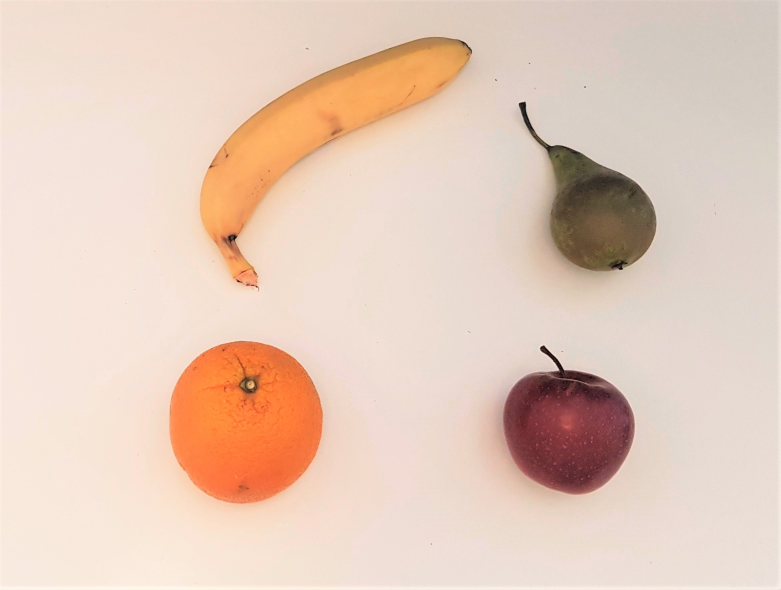
#> input picture fruit.jpg, 2341 x 1770 px (shown at 1/3 size)
$ python source.py
#> lines starting #> are read from the running program, lines starting #| are printed output that depends on the picture; after the words box and inside, x2 and y2 are one past the last pixel; in counts of white or black regions, pixels touching at a corner belong together; long printed decimals are rounded
# -*- coding: utf-8 -*-
"""
Created on Wed Apr 29 00:21:09 2020

@author: Damian Leporis
"""

import cv2
import numpy as np

import platform
print("running at: ",platform.system())


class Fruit:
    """In development, to improve the data organisation. This class contains feaures of detected fruit instance"""
    def __init__(self, contour, contour_area, height_width_ratio, circle_position, circle_r, circularity, label_color, classification):
        self.contour = contour
        self.contour_area = contour_area
        self.height_width_ratio = height_width_ratio
        self.circl_x = circle_position[0]
        self.circl_y = circle_position[1]
        self.circle_r = circle_r
        self.circularity = circularity
        self.label_color = label_color
        self.classification


def resize(source, scale_percent):
    width = int(source.shape[1] * scale_percent / 100)
    height = int(source.shape[0] * scale_percent / 100)
    dsize = (width, height)
    # resize image
    resized = cv2.resize(source, dsize, interpolation = cv2.INTER_CUBIC)
    return resized

def segmentation(image):
    # convert to grayscale
    gray = cv2.cvtColor(image, cv2.COLOR_BGR2GRAY)
    blur = cv2.medianBlur(gray,9)
    # apply threshold to make veggies white and background white
    _, thresholded = cv2.threshold(blur, 193, 255, cv2.THRESH_BINARY_INV)
    # if necessary, apply morphology to reduce noise and close holes
    output = morphology(thresholded)
    return output

def morphology(image):
    kernel = cv2.getStructuringElement(cv2.MORPH_ELLIPSE, (7, 7))
    open_img = cv2.morphologyEx(image, cv2.MORPH_OPEN, kernel)
    kernel = cv2.getStructuringElement(cv2.MORPH_ELLIPSE, (15, 15))
    close_img = cv2.morphologyEx(open_img, cv2.MORPH_CLOSE, kernel)
    return close_img

def featureExtraction(inputImg, originalImg):
    features = {} #dictionary of features
    #find contours from the thresholded image
    contours, hierarchy = cv2.findContours(inputImg, cv2.RETR_TREE, cv2.CHAIN_APPROX_SIMPLE)# can also use cv2.CHAIN_APPROX_NONE
   #iterate through found contours
    for contour in range(len(contours)):
        # only shapes with specific aea will be considered
        if 10 ** 4 < cv2.contourArea(contours[contour]) < 10 ** 7:
            #find the minimum area rectangle which touches the object contours from oustide
            minBox = cv2.minAreaRect(contours[contour])
            #find ratio between the "width" and "length" of the fruit
            ratio = min(minBox[1]) / max(minBox[1])

            # The smaller the ratio, the longer the veggie
            if ratio < .25:
                features.setdefault(contour, "cucumber")
            elif ratio < .5:
                features.setdefault(contour, "banana")

            # here is more round fruit

            else:
                # we can use minimum area circle drawn around the object boundries
                radius = max(minBox[1])/2
                circle_area = np.pi * radius * radius
                shape_area = cv2.contourArea(contours[contour])
                #circularity is a ratio of the circle ant the actual area of fruit
                #perfectly circular fruit would have circularity == 1
                circularity = shape_area /circle_area
                #categorise fruit based on the circularity
                if circularity > .9:
                    features.setdefault(contour, "orange")
                elif circularity > .7:
                    features.setdefault(contour, "apple")
                else:
                    features.setdefault(contour, "pear")
                print("Circularity index of ", features.get(contour)," is ", circularity)
            print("Width to length ratio of", features.get(contour)," is ", ratio,"\n")

    print("features: ", features)
    return features, contours

def showLabels(image, featureDict, contours):
    """This function changes the color value accurding to the feature classification.
    Then it draws contours of the given fruit with this color"""
    #iterate through feature dictionary items
    for entry in featureDict:
        print(featureDict.get(entry))
        if featureDict.get(entry) == "carrot":
            col  = (49,96,226)  # 8bit  [0-255] values representing blue; green; red (BGR) colors
        elif featureDict.get(entry) == "cucumber":
            col = (0, 255, 0)
        elif featureDict.get(entry) == "banana":
            col = (0, 215,255)
        elif featureDict.get(entry) == "pear":
            col = (0,255, 126)
        elif featureDict.get(entry) == "apple":
            col = ( 0, 0,255)
        elif featureDict.get(entry) == "orange":
            col = ( 200,165,0)
        elif featureDict.get(entry) == "pepper":
            col = (239,69,19)
        else:
            # if a entry in the dictionary is not correctly identified,
            # the function returns false without ever printing the contours in the image
            raise Exception("printContours: A entry in the dictionary is not correctly identified")
        # Draws the contour with index "entry" in the list "contours"
        cv2.drawContours(image, contours, entry, col, 5) #5 is the line thickness


def showImages(array):
    cv2.startWindowThread()

    for i in range(0, len(array[0])):
        #cv2.imshow(caption, image)
        cv2.imshow(array[0][i], array[1][i])
        print("showed img ", i)

    cv2.waitKey(0)
    cv2.destroyAllWindows()
    cv2.waitKey(1)
    return

def main():
    showArr = [] #list that storesimages that will be displayed
    #add sublists
    showArr.append([]) #this will store image window caption
    showArr.append([]) #this will store images themselves

    # To see all steps: True; To hide the steps: False
    showSteps = False

    #image aquisition has been done by a phone camera, Samsung Galaxy S8
    img = cv2.imread('fruit.jpg', cv2.IMREAD_UNCHANGED)
#> img is the input picture: shape (1770, 2341, 3); mean B, G, R 187.8, 203.8, 229.5
    if showSteps == True:
        showArr[0].append("raw image")
        showArr[1].append(img)

    #resize picture
    imgR = resize(img,40) #2nd argument is percentage of new image size to the original one
#> in resize, `resized = cv2.resize(source, dsize, interpolation = cv2.INTER_CUBIC)`:
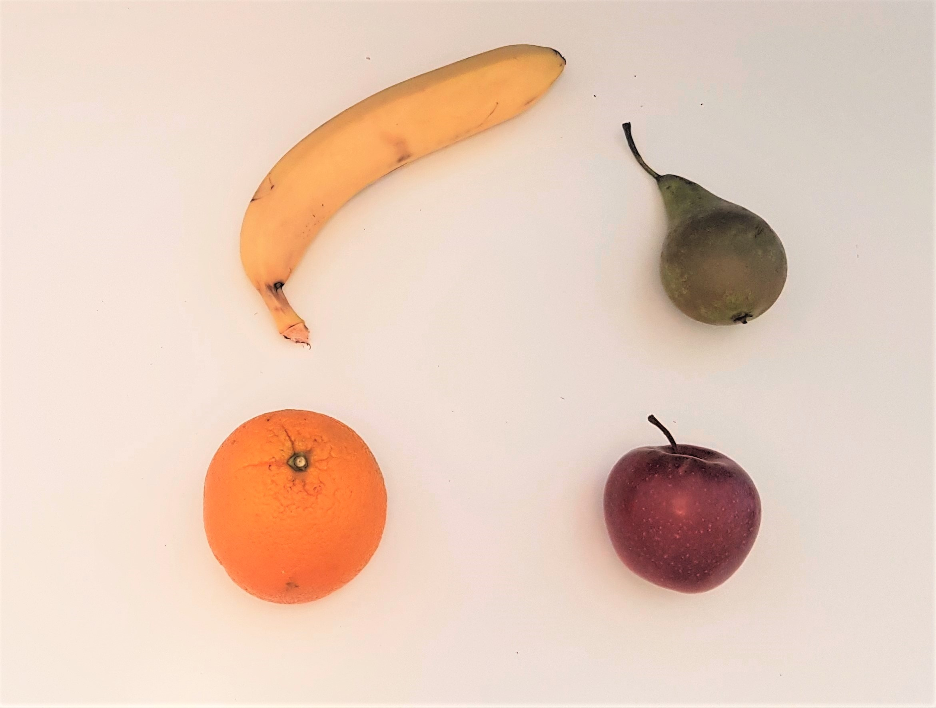
#> resized: shape (708, 936, 3); mean B, G, R 187.8, 203.8, 229.5
    imgR2 = imgR #create a copy, so it doesn't get affected by classification
    if showSteps == True:
        showArr[0].append("resized image")
        showArr[1].append(imgR2)

    #perform segmentation steps: grayscale, threshold
    segmented = segmentation(imgR)
#> in segmentation, `gray = cv2.cvtColor(image, cv2.COLOR_BGR2GRAY)`:
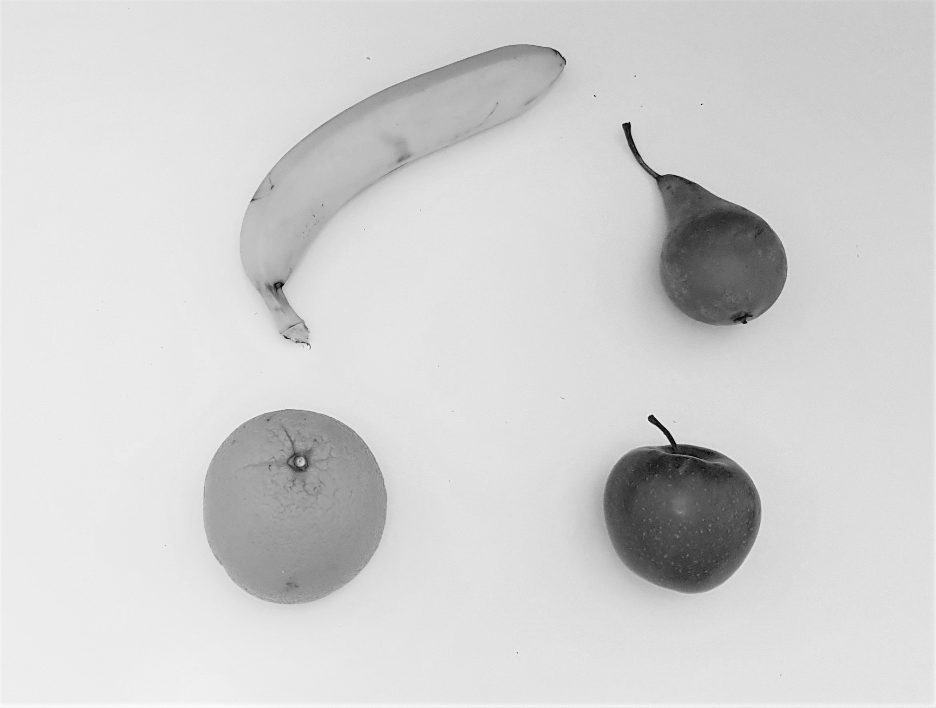
#> gray: shape (708, 936); min 3, max 251, mean 209.6
#> in segmentation, `_, thresholded = cv2.threshold(blur, 193, 255, cv2.THRESH_BINARY_INV)`:
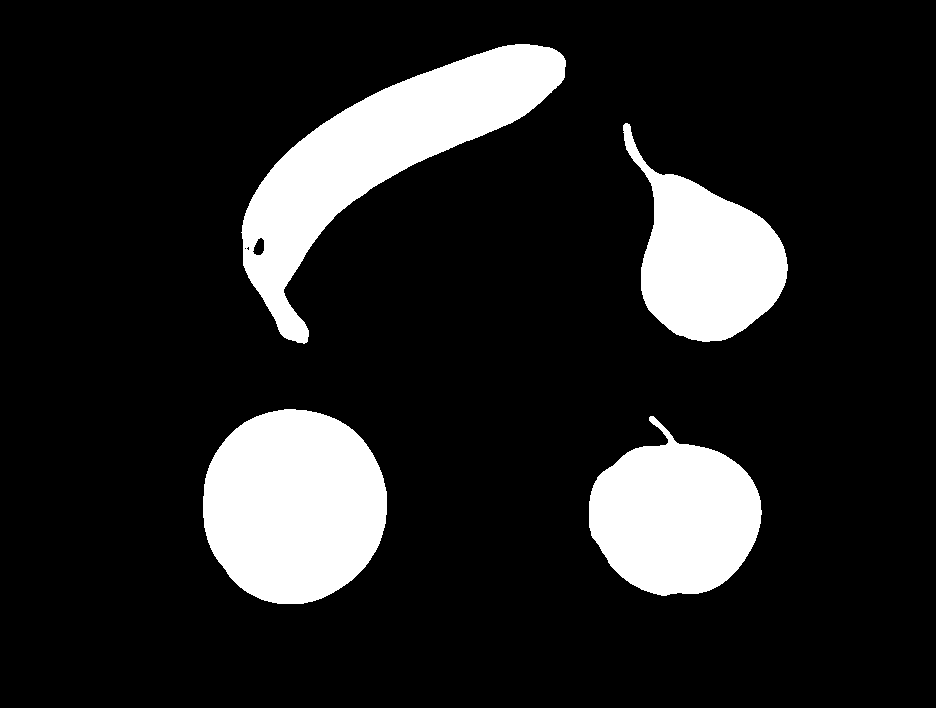
#> thresholded: shape (708, 936); 14.8% white; 4 white regions, box (x1, y1, x2, y2) and area: (241, 44, 566, 344) 30051, (203, 409, 387, 604) 28388, (589, 416, 762, 596) 20942, (623, 123, 788, 342) 18421
#> in morphology, `open_img = cv2.morphologyEx(image, cv2.MORPH_OPEN, kernel)`: open_img: shape (708, 936); 14.7% white; 5 white regions, box (x1, y1, x2, y2) and area: (242, 44, 566, 344) 30026, (203, 409, 387, 604) 28388, (589, 438, 762, 596) 20771, (623, 123, 788, 342) 18416, (649, 416, 659, 426) 60
#> in morphology, `close_img = cv2.morphologyEx(open_img, cv2.MORPH_CLOSE, kernel)`: close_img: shape (708, 936); 14.8% white; 5 white regions
    if showSteps == True:
        showArr[0].append("segmented image")
        showArr[1].append(segmented)

    #extact features from the segments
    feat, cont = featureExtraction(segmented, imgR)
#> in featureExtraction, `contours, hierarchy = cv2.findContours(inputImg, cv2.RETR_TREE, cv2.CH..`: contours = 5 contours; box (x1, y1, x2, y2) and area: (242, 44, 566, 344) 29754, (203, 409, 387, 604) 28118, (589, 438, 762, 596) 20547, (623, 123, 788, 342) 18140, (649, 416, 659, 426) 48
#> the loop in featureExtraction, `for contour in range(len(contours)):` made 5 passes
#> (minBox, ratio, radius, circle_area, shape_area, circularity) on passes 1, 3, 4: (((672.5, 518.3), (154.3, 171.7), -74.88), 0.899, 85.83, 23141.3, 20547, 0.888), (((294.5, 506), (194, 183), -90), 0.943, 97, 29559.2, 28118.5, 0.951), (((676.1, 245.9), (144.4, 225.8), -54.95), 0.64, 112.9, 40027.7, 18140, 0.453)
#> (minBox, ratio) on pass 5: (((384, 157.7), (396, 146.8), -45.56), 0.371)
#| Circularity index of  apple  is  0.8879
#| Width to length ratio of apple  is  0.8991
#| Circularity index of  orange  is  0.9513
#| Width to length ratio of orange  is  0.9433
#| Circularity index of  pear  is  0.4532
#| Width to length ratio of pear  is  0.6398
#| Width to length ratio of banana  is  0.3707
#> after the loop in featureExtraction, `for contour in range(len(contours)):`: features = {0: 'apple', 2: 'orange', 3: 'pear', 4: 'banana'}
#| features:  {0: 'apple', 2: 'orange', 3: 'pear', 4: 'banana'}
#> feat = {0: 'apple', 2: 'orange', 3: 'pear', 4: 'banana'}; cont has the same summary as contours in featureExtraction

    #draw coloured contours and labels according to the determined class of object
    showLabels(imgR, feat, cont)
#> the loop in showLabels, `for entry in featureDict:` made 4 passes
#> col on passes 1 to 4: (0, 0, 255), (200, 165, 0), (0, 255, 126), (0, 215, 255)
#| apple
#| orange
#| pear
#| banana
#> after the loop in showLabels, `for entry in featureDict:`:
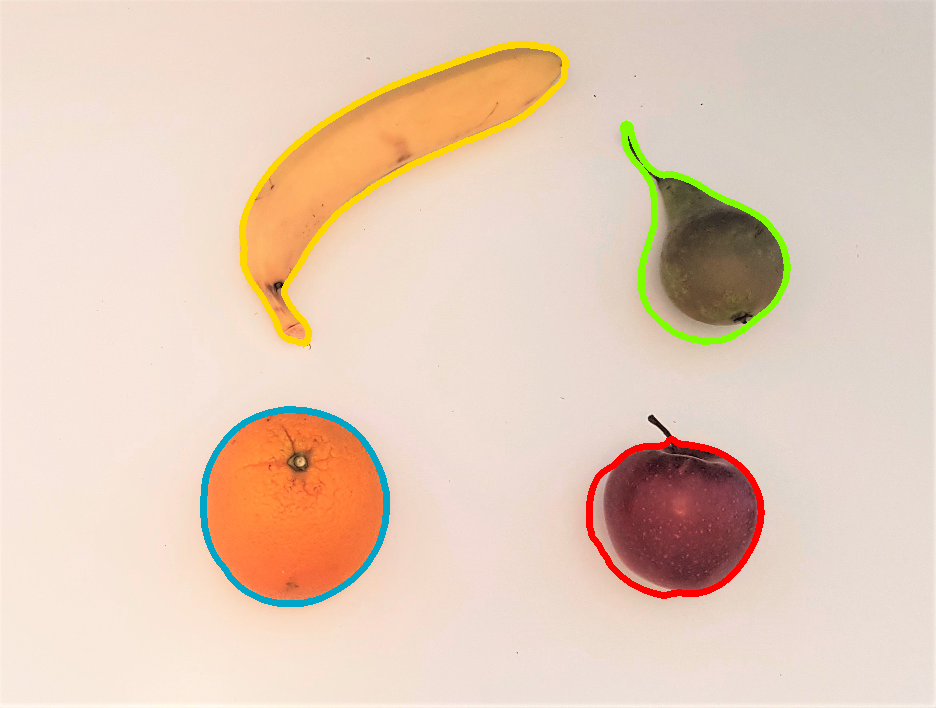
#> image: shape (708, 936, 3); mean B, G, R 185.3, 203.9, 228.4

    showArr[0].append("classified fruit")
    showArr[1].append(imgR)

    #show everything
    showImages(showArr)

    return 0
    #end main

#make sure that file is running directly, not as imported
if __name__ == '__main__':

    #call main function
    main()
